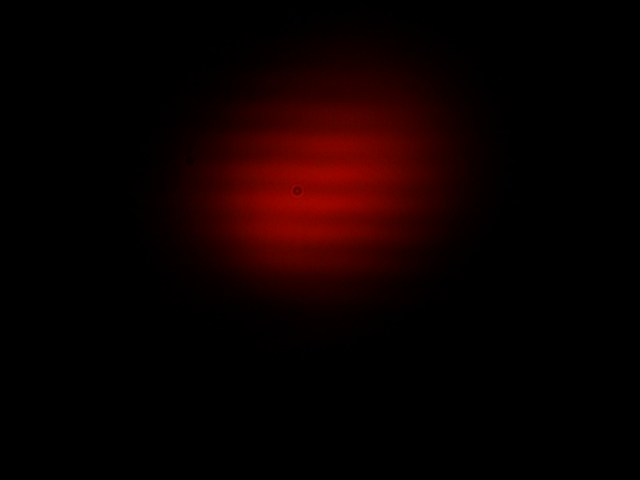
#> input picture PiRunImages/OA100_24hr240319.tiff, 640 x 480 px, given in place of OA1_24hr240319.tiff, which was not available
$ python fit_to_data.py
#> lines starting #> are read from the running program, lines starting #| are printed output that depends on the picture; pictures that were not available may be replaced by others from this repository, and a replacement may not be noted
### fittingfuncs.py
# -*- coding: utf-8 -*-
"""
Created on Wed Mar 27 08:49:18 2024

@author: ejfar
"""

import numpy as np
import matplotlib.pyplot as plt
from matplotlib import cm
import lmfit
from lmfit import minimize, Parameters,Model


def sinefit(x, A, k, phi, x0, s, b):
    """
    Model function of the lattice across x

    Parameters
    ----------
    x : array
        x co-ordinate.
    A : float
        amplitude.
    k : float
        wavenumber.
    phi : float
        phase.
    x0 : float
        centre fringe x position.
    s : float
        variance of Gaussian envelope.
    b : float
        amplitude offset.

    Returns
    -------
    y : array
        y values for given x.

    """
    y = A * np.sin(k*x + phi)**2 * np.exp(-(x-x0)**2 / (2*s**2)) + b
    return(y)


def expfit(x, A, data0, sigma, b):
    """
    Model function of the fit across one fringe in y

    Parameters
    ----------
    x : array
        the first co-ordinate.
    A : float
        amplitude.
    data0 : float
        peak of Gaussian.
    sigma : float
        variance of Gaussian.
    b : float
        amplitude offset.

    Returns
    -------
    output : array
            The output co-ordinate based on x.

    """
    output = A * np.exp(-(x - data0)**2 / (2*sigma**2)) + b
    return(output)


# [119 lines left out: functions singaussfit, fitimagesin, not called in this run]

### fit_to_data.py
#!/usr/bin/env python
# -*- coding: utf-8 -*-

# An example of the programme used to fit to the data taken from the lab
# using the run from 19-20/03/24

import numpy as np
import matplotlib.pyplot as plt
import scipy.optimize as opt
from PIL import Image
import fittingfuncs as ff

plt.close("all")

# 144 IMAGES

# FAILS AT 29, 32, 49, 56, 60
# Bad Fits at 27, 48, 49

# font sizes
title_font = 44
label_font = 40

#define parameters for camera run
stepmins = 10 # how many secs between images
timestep = 60 * stepmins - 2.8#timestep in seconds
endcounter = 143 # int(runtime / timestep) # total number of images
counter = 0
delay = 0.8

pixel_size = 1.55

# create empty array to hold fitting values
xdata = np.zeros((endcounter, 6))
xerror = np.zeros((endcounter, 6))
ydata = np.zeros((endcounter, 4))
yerror = np.zeros((endcounter, 4))

# create array of fail points (after first run)
fail = np.array([29, 32, 49, 56, 60])

# start run loop
while counter < endcounter:


    #open the frame
    image0 = Image.open("PiRunImages/OA{}_24hr240319.tiff".format(counter+1))
#> image0 is the input picture: PIL image 640x480 RGB; mean R, G, B 12.8, 0.2, 0
    # average any possible layers in the image
    image = np.mean(image0, axis=2)
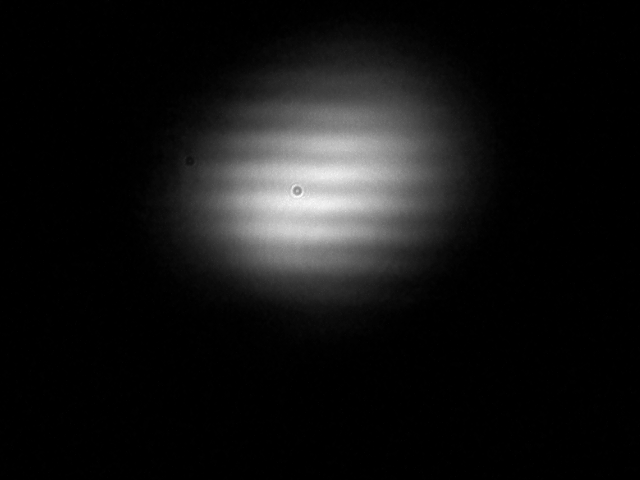
#> image: shape (480, 640) float64; min 0, max 57.33, mean 4.3; drawn with min black and max white
    image = np.transpose(image)
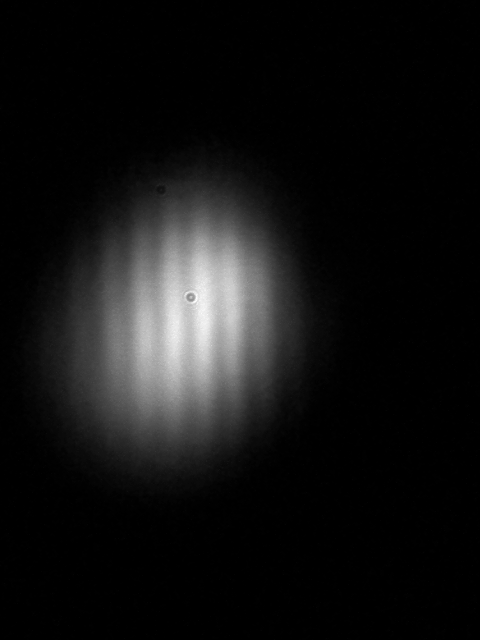
#> image: shape (640, 480) float64; min 0, max 57.33, mean 4.3; drawn with min black and max white
    # normalise
    image = image / image.max()

     # - Scale and Recenter

    # new x and y arrays which are scaled by the size of 1 pixel and centered on 0
    yr = np.linspace(-image.shape[0]/2, image.shape[0]/2, image.shape[0]) * pixel_size
#> yr = 640 values from -496 to 496
    xr = np.linspace(-image.shape[1]/2, image.shape[1]/2, image.shape[1]) * pixel_size
#> xr = 480 values from -372 to 372


    # Slicing

    # Sum along each axis to take mean results
    Row = np.sum(image, axis=0)
#> Row = 480 values, max 169 at index 201, min 0.459 at index 460, mean 48.44
    Column = np.sum(image, axis=1)
#> Column = 640 values, max 132.1 at index 323, min 0.244 at index 614, mean 36.33

    # Estimate fit parameters and fit along x

    k_g = 2*np.pi/100 #  read from graph as no. pixels between peaks
    phi_g = 0
    sx_g = 100
    b_g = 4e4
    A_g = float(Row.max()) - b_g
#> A_g = -39831
    x0_g = -100


    # fitting model takes parameters in following order
    p0x = [A_g, k_g, phi_g, x0_g, sx_g, b_g]
#> p0x = [-39831, 0.0628, 0, -100, 100, 40000]

    try:
        # pass to scipy fit function
        xfitvals, xerrs = opt.curve_fit(ff.sinefit, xr, Row, p0x, maxfev = 3000)
#> xfitvals = [197.7, 0.0657, -0.966, -82.32, 74.8, 23.59]; xerrs = [[61.64, -1.11e-07, -8.09e-06, 0.0013, -11.95, -3.78], [-1.11e-07, 2.66e-07, 2.19e-05, -8.56e-10, -7.92e-08, 1.15e-07], [-8.09e-06, 2.19e-05, 0.00254, -6.39e-08, -5.76e-06, 8.35e-06], [0.0013, -8.56e-10, -6.39e-08, 11.08, 0.00093, -0.00134], [-11.95, -7.92e-08, -5.76e-06, 0.00093, 13.11, -2.85], [-3.78, 1.15e-07, 8.35e-06, -0.00134, -2.85, 4]]
        # (A_fx, k_fx, phi_fx, x0_fx, sx_fx, b_fx)

        # calculate standard deviation
        stdex = np.sqrt(np.diagonal(xerrs))
#> stdex = [7.85, 0.000515, 0.0504, 3.33, 3.62, 2]

        xdata[counter, :] = xfitvals
        xerror[counter, :] = stdex

        # Plot fit data
        xfitdata = ff.sinefit(xr, xfitvals[0], xfitvals[1], xfitvals[2], xfitvals[3],
                              xfitvals[4], xfitvals[5])
#> xfitdata = 480 values, max 212.5 at index 172, min 23.59 at index 464, mean 48.44


        # [9 lines of commented-out code are left out]

    except:
        print("Fail x, ", counter)
        xdata[counter, :] = xdata[counter-1, :]
        xerror[counter, :] = xerror[counter-1, :]


    # repeat along y

    y0_g = -44
    sy_g = 100
    b_g = 3e4
    A_g = Column.max() - b_g
#> A_g = -29867.9
    p0y = [A_g, y0_g, sy_g, b_g]
#> p0y = [-29867.9, -44, 100, 30000]

    try:
        yfitvals, yerrs = opt.curve_fit(ff.expfit, yr, Column, p0y)
#> yfitvals = [135.6, 3.27, 108.7, -0.843]; yerrs = [[0.052, -6.98e-08, -0.0129, -0.00984], [-6.98e-08, 0.0386, -1.14e-07, 1e-07], [-0.0129, -1.14e-07, 0.0564, -0.0158], [-0.00984, 1e-07, -0.0158, 0.0139]]

#         # (A_fy, y0_fy, sy_fy, b_fy)
#
        stdey = np.sqrt(np.diag(yerrs))
#> stdey = [0.228, 0.196, 0.238, 0.118]

        ydata[counter, :] = yfitvals
        yerror[counter, :] = stdey

        yfitdata = ff.expfit(yr, yfitvals[0], yfitvals[1], yfitvals[2], yfitvals[3])
#> yfitdata = 640 values, max 134.8 at index 322, min -0.839 at index 0, mean 36.33

        # [10 lines of commented-out code are left out]
    except:
        print("Fail y, ", counter)
        ydata[counter, :] = ydata[counter-1, :]
        yerror[counter, :] = yerror[counter-1, :]

    if counter == 27 or counter == 48 or counter == 49 or counter == 89:
        xdata[counter, :] = xdata[counter-1, :]
        xerror[counter, :] = xerror[counter-1, :]
        ydata[counter, :] = ydata[counter-1, :]
        yerror[counter, :] = yerror[counter-1, :]

    counter += 1
#> pass 2 of the loop `while counter < endcounter:`:
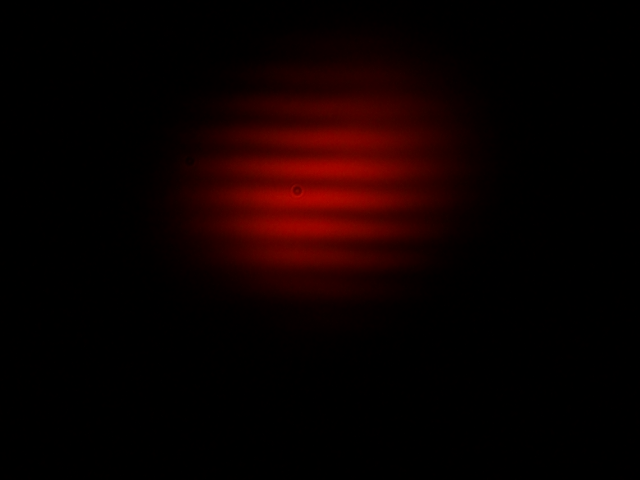
#> input picture PiRunImages/OA101_24hr240319.tiff, 640 x 480 px, given in place of OA2_24hr240319.tiff, which was not available
#> image0 is the input picture: PIL image 640x480 RGB; mean R, G, B 12.6, 0.2, 0
#> `image = np.mean(image0, axis=2)`:
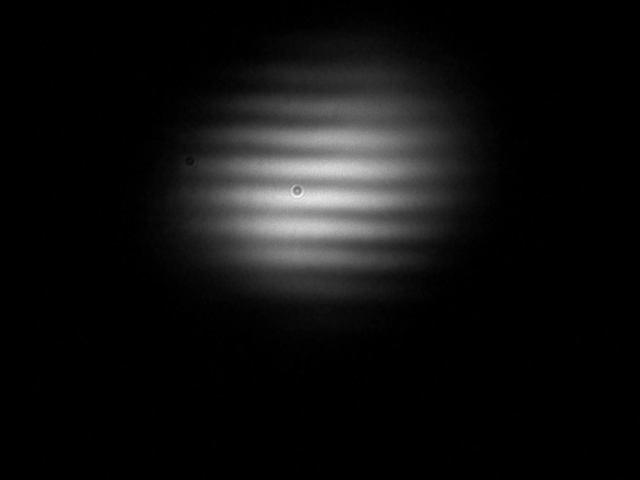
#> image: shape (480, 640) float64; min 0, max 67, mean 4.3; drawn with min black and max white
#> `image = np.transpose(image)`:
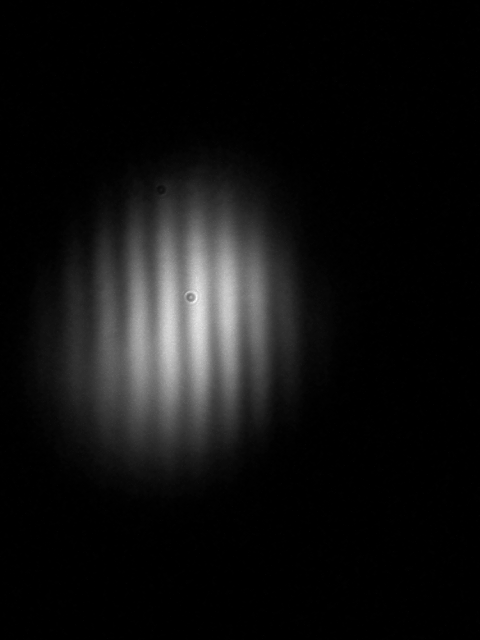
#> image: shape (640, 480) float64; min 0, max 67, mean 4.3; drawn with min black and max white
#> Row = 480 values, max 156.3 at index 198, min 0.368 at index 472, mean 40.86
#> Column = 640 values, max 111.4 at index 322, min 0.249 at index 634, mean 30.65
#> `A_g = float(Row.max()) - b_g`: A_g = -39843.7
#> p0x = [-39843.7, 0.0628, 0, -100, 100, 40000]
#> xfitvals = [177.4, 0.0656, -0.496, -82.77, 77.24, 17.83]; xerrs = [[32.79, -8.18e-08, -5.95e-06, 0.000939, -7.21, -2.11], [-8.18e-08, 1.64e-07, 1.36e-05, -6.7e-10, -6.71e-08, 8.45e-08], [-5.95e-06, 1.36e-05, 0.00161, -4.99e-08, -4.89e-06, 6.15e-06], [0.000939, -6.7e-10, -4.99e-08, 7.78, 0.000772, -0.000969], [-7.21, -6.71e-08, -4.89e-06, 0.000772, 9.28, -1.83], [-2.11, 8.45e-08, 6.15e-06, -0.000969, -1.83, 2.23]]
#> stdex = [5.73, 0.000405, 0.0402, 2.79, 3.05, 1.49]
#> xfitdata = 480 values, max 190.3 at index 198, min 17.83 at index 460, mean 40.86
#> `A_g = Column.max() - b_g`: A_g = -29888.6
#> p0y = [-29888.6, -44, 100, 30000]
#> yfitvals = [114.4, 3.43, 108.5, -0.679]; yerrs = [[0.0336, -5.49e-08, -0.00992, -0.00634], [-5.49e-08, 0.035, -1.05e-07, 7.85e-08], [-0.00992, -1.05e-07, 0.0511, -0.012], [-0.00634, 7.85e-08, -0.012, 0.00897]]
#> stdey = [0.183, 0.187, 0.226, 0.0947]
#> yfitdata = 640 values, max 113.7 at index 322, min -0.676 at index 0, mean 30.65
#> (the run stopped early here; a loop or call above may not have finished)
